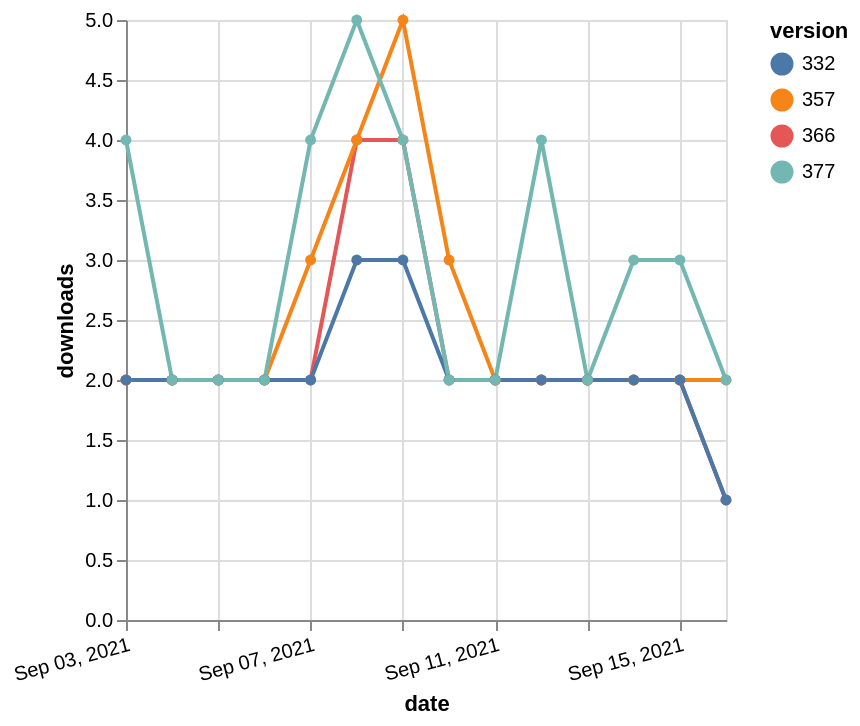

The Vega-Lite source for this figure:
### Vega-Lite specification from a JSON file in a GitHub repository (floating-point values rounded to 4 significant figures)
{"$schema": "https://vega.github.io/schema/vega-lite/v5.json", "description": "A simple bar chart with embedded data.", "data": {"values": [{"date": "2021-09-03", "total": 2567, "delta": 2, "version": "366"}, {"date": "2021-09-04", "total": 2569, "delta": 2, "version": "366"}, {"date": "2021-09-05", "total": 2571, "delta": 2, "version": "366"}, {"date": "2021-09-06", "total": 2573, "delta": 2, "version": "366"}, {"date": "2021-09-07", "total": 2575, "delta": 2, "version": "366"}, {"date": "2021-09-08", "total": 2579, "delta": 4, "version": "366"}, {"date": "2021-09-09", "total": 2583, "delta": 4, "version": "366"}, {"date": "2021-09-10", "total": 2585, "delta": 2, "version": "366"}, {"date": "2021-09-11", "total": 2587, "delta": 2, "version": "366"}, {"date": "2021-09-12", "total": 2589, "delta": 2, "version": "366"}, {"date": "2021-09-13", "total": 2591, "delta": 2, "version": "366"}, {"date": "2021-09-14", "total": 2593, "delta": 2, "version": "366"}, {"date": "2021-09-15", "total": 2595, "delta": 2, "version": "366"}, {"date": "2021-09-16", "total": 2596, "delta": 1, "version": "366"}, {"date": "2021-09-03", "total": 3044, "delta": 2, "version": "357"}, {"date": "2021-09-04", "total": 3046, "delta": 2, "version": "357"}, {"date": "2021-09-05", "total": 3048, "delta": 2, "version": "357"}, {"date": "2021-09-06", "total": 3050, "delta": 2, "version": "357"}, {"date": "2021-09-07", "total": 3053, "delta": 3, "version": "357"}, {"date": "2021-09-08", "total": 3057, "delta": 4, "version": "357"}, {"date": "2021-09-09", "total": 3062, "delta": 5, "version": "357"}, {"date": "2021-09-10", "total": 3065, "delta": 3, "version": "357"}, {"date": "2021-09-11", "total": 3067, "delta": 2, "version": "357"}, {"date": "2021-09-12", "total": 3069, "delta": 2, "version": "357"}, {"date": "2021-09-13", "total": 3071, "delta": 2, "version": "357"}, {"date": "2021-09-14", "total": 3073, "delta": 2, "version": "357"}, {"date": "2021-09-15", "total": 3075, "delta": 2, "version": "357"}, {"date": "2021-09-16", "total": 3077, "delta": 2, "version": "357"}, {"date": "2021-09-03", "total": 2827, "delta": 2, "version": "332"}, {"date": "2021-09-04", "total": 2829, "delta": 2, "version": "332"}, {"date": "2021-09-05", "total": 2831, "delta": 2, "version": "332"}, {"date": "2021-09-06", "total": 2833, "delta": 2, "version": "332"}, {"date": "2021-09-07", "total": 2835, "delta": 2, "version": "332"}, {"date": "2021-09-08", "total": 2838, "delta": 3, "version": "332"}, {"date": "2021-09-09", "total": 2841, "delta": 3, "version": "332"}, {"date": "2021-09-10", "total": 2843, "delta": 2, "version": "332"}, {"date": "2021-09-11", "total": 2845, "delta": 2, "version": "332"}, {"date": "2021-09-12", "total": 2847, "delta": 2, "version": "332"}, {"date": "2021-09-13", "total": 2849, "delta": 2, "version": "332"}, {"date": "2021-09-14", "total": 2851, "delta": 2, "version": "332"}, {"date": "2021-09-15", "total": 2853, "delta": 2, "version": "332"}, {"date": "2021-09-16", "total": 2854, "delta": 1, "version": "332"}, {"date": "2021-09-03", "total": 2515, "delta": 4, "version": "377"}, {"date": "2021-09-04", "total": 2517, "delta": 2, "version": "377"}, {"date": "2021-09-05", "total": 2519, "delta": 2, "version": "377"}, {"date": "2021-09-06", "total": 2521, "delta": 2, "version": "377"}, {"date": "2021-09-07", "total": 2525, "delta": 4, "version": "377"}, {"date": "2021-09-08", "total": 2530, "delta": 5, "version": "377"}, {"date": "2021-09-09", "total": 2534, "delta": 4, "version": "377"}, {"date": "2021-09-10", "total": 2536, "delta": 2, "version": "377"}, {"date": "2021-09-11", "total": 2538, "delta": 2, "version": "377"}, {"date": "2021-09-12", "total": 2542, "delta": 4, "version": "377"}, {"date": "2021-09-13", "total": 2544, "delta": 2, "version": "377"}, {"date": "2021-09-14", "total": 2547, "delta": 3, "version": "377"}, {"date": "2021-09-15", "total": 2550, "delta": 3, "version": "377"}, {"date": "2021-09-16", "total": 2552, "delta": 2, "version": "377"}]}, "width": "container", "mark": {"type": "line", "point": {"filled": true}}, "encoding": {"x": {"field": "date", "type": "temporal", "timeUnit": "yearmonthdate", "title": "date", "axis": {"labelAngle": -15}}, "y": {"field": "delta", "type": "quantitative", "title": "downloads"}, "color": {"field": "version", "type": "nominal"}, "tooltip": {"field": "delta"}}}
